Frame 1 (no input): blank canvas, image omitted
Frame 60 (no input): blank canvas, image omitted
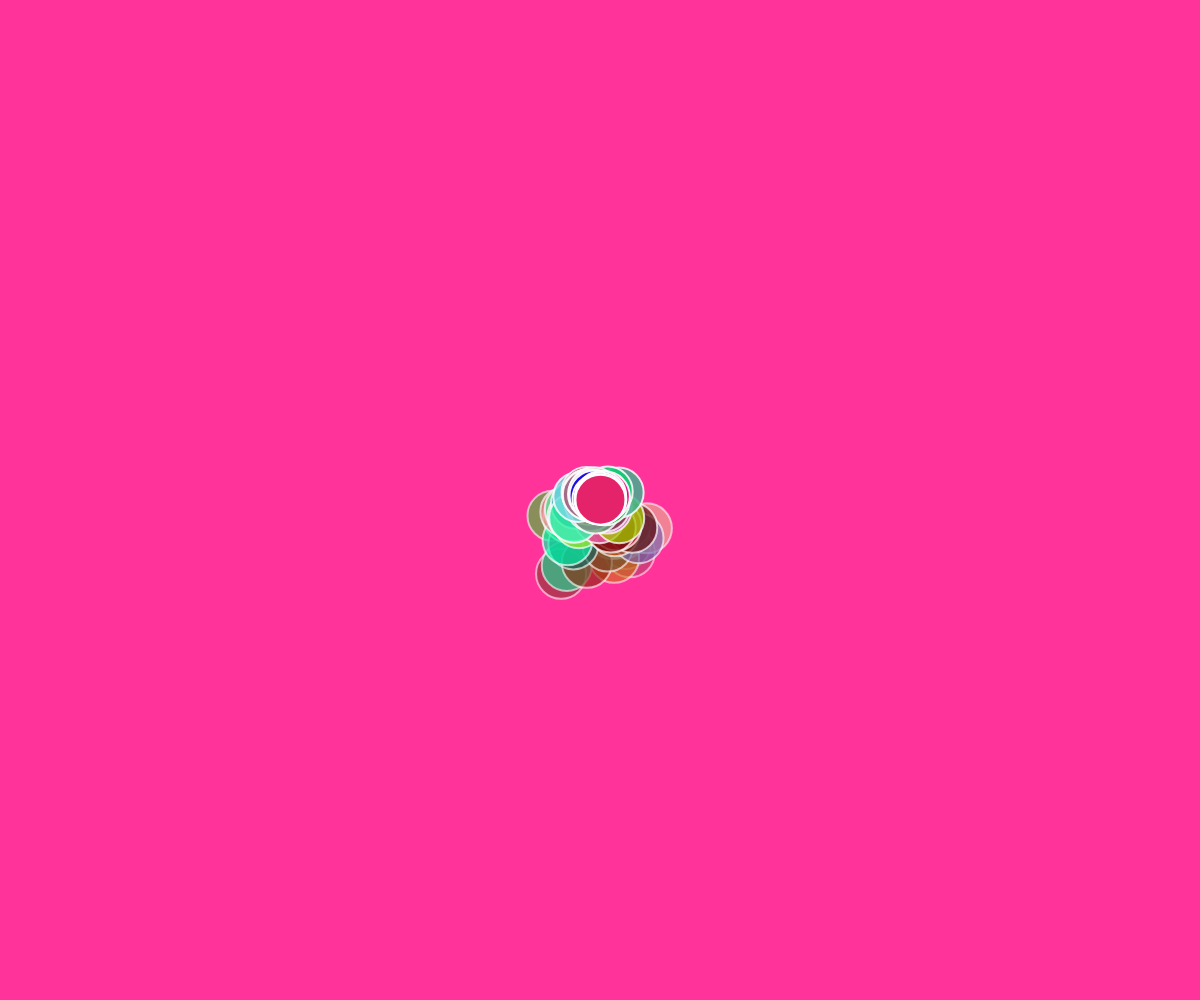
Frame 120 (the mouse pressed at the canvas centre since frame 60)

The p5.js sketch whose frames 1 and 60 were blank and that drew this single picture after the mouse press (run headless with seeded random() and noise() and a simulated clock; from frame 60 on, the mouse is pressed at the canvas centre):

// p5.js sketch
// ── sketch.js
// The Nature of Code
// Daniel Shiffman
// http://natureofcode.com


// Particles are generated each cycle through draw(),
// fall with gravity and fade out over time
// A ParticleSystem object manages a variable size
// list of particles.

// an array of ParticleSystems
let systems = [];
let countOfFrame = 0;
let singleFrame = 60;
let showTextDisplay = true;


function setup() {
  var cnv = createCanvas(windowWidth, windowHeight);
  cnv.style('display', 'block');
  background(bg_color_x, bg_color_y, bg_color_z);
}


function draw() {

  if (leaveTrail == true) {
    //dont update background color
  }
  else {
    background(bg_color_x, bg_color_y, bg_color_z);
  }  

  for (let i = 0; i < systems.length; i++) {
    systems[i].addParticle();
    systems[i].run();
  }  

  countOfFrame++;

  //log things every seconnd
  //useful for traking variables.
  // if(countOfFrame%singleFrame == 0)
  // {
  //   console.log(`a single frame has passed`);
  // }

  ////log things every ten seconnd
  if(countOfFrame% (singleFrame * 10) == 0)
  {
    console.log(`ten frame has passed`);
    LogValues();
  }  

  // print(n);
}

function LogValues()
{
  console.log(`Number of Systems : ${systems.length}`);
  console.log(`showTextDisplay : ${showTextDisplay}`)
}

function keyPressed() {
  print(keyCode);
}

function mousePressed() {
  systems.push(new ParticleSystem(1, createVector(mouseX, mouseY)));

  //once the user presses the mouse, they know what to do. 
  //dont show the instructions any more. 
  showTextDisplay = false;
}


function windowResized() {
  resizeCanvas(windowWidth, windowHeight);
  background(bg_color_x, bg_color_y, bg_color_z);
}

// ── generalhelper.js
//beginner background colors for setup

let bg_color_x = 255;
let bg_color_y = 51;
let bg_color_z = 153;

//the max allowed stroke Weight
let stroke_Weight = 20;

let leaveTrail = false;

class colorRGBSet {
    constructor() {
        this.red = random(255);
        this.green = random(255);
        this.blue = random(255);
    }
}


// ── particleStuff.js

// Simple Particle System

// A simple Particle class

class Particle {
    constructor(position) {
      this.acceleration = createVector(0, 0.05);
      this.velocity = createVector(random(-1, 1), random(-1, 0));
      this.position = position.copy();
      this.lifespan = 255.0;
    }
  
    run() {
      this.update();
    //   this.display(); //this is for a single color projection.
        this.displayWithRandomColors(); //this is for a more colorful experience
    }
  
    // Method to update position
    update() {
      this.velocity.add(this.acceleration);
      this.position.add(this.velocity);
      this.lifespan -= 2;  ///this decides how far along the particles show up on the screen.
    }
  
    // Method to display
    display() {
      stroke(255, this.lifespan);
      strokeWeight(2);
      fill(127, this.lifespan);
      ellipse(this.position.x, this.position.y, 12, 12);
    }

    //same as display()
    displayWithRandomColors()
    {
        let rgbSetStroke = new colorRGBSet();
        let rgbSetFill = new colorRGBSet();
        //use the following to get the border also to change, giving like a even more blinking effect
        // stroke(rgbSetStroke.red, rgbSetStroke.green, rgbSetStroke.blue,this.lifespan);
        stroke(255, this.lifespan);
        strokeWeight(2);
        fill(rgbSetFill.red, rgbSetFill.green, rgbSetFill.blue, this.lifespan);
        // ellipse(this.position.x, this.position.y, 12, 12);        
        ellipse(this.position.x, this.position.y, 50, 50);        
    }
  
    // Is the particle still useful?
    isDead() {
      if (this.lifespan < 0.0) {
        return true;
      } else {
        return false;
      }
    }
  }

  class ParticleSystem {
    constructor(num, position) {
      this.origin = position.copy();
      this.particles = [];
      for (let i = 0; i < num; i++) {
        this.particles.push(new Particle(this.origin));
      }
    }
  
    addParticle() {
      this.particles.push(new Particle(this.origin));
    }
  
    run() {
      // Run every particle
      // ES6 for..of loop
      // https://developer.mozilla.org/en-US/docs/Web/JavaScript/Reference/Statements/for...of
      // https://www.youtube.com/watch?v=Y8sMnRQYr3c
      for (let particle of this.particles) {
        particle.run();
      }
  
      // Filter removes any elements of the array that do not pass the test
      // I am also using ES6 arrow snytax
      // https://developer.mozilla.org/en-US/docs/Web/JavaScript/Reference/Functions/Arrow_functions
      // https://www.youtube.com/watch?v=mrYMzpbFz18
      this.particles = this.particles.filter(particle => !particle.isDead());
  
      // Without ES6 arrow code would look like:
      // this.particles = this.particles.filter(function(particle) {
      //   return !particle.isDead();
      // });
  
    }
  }
